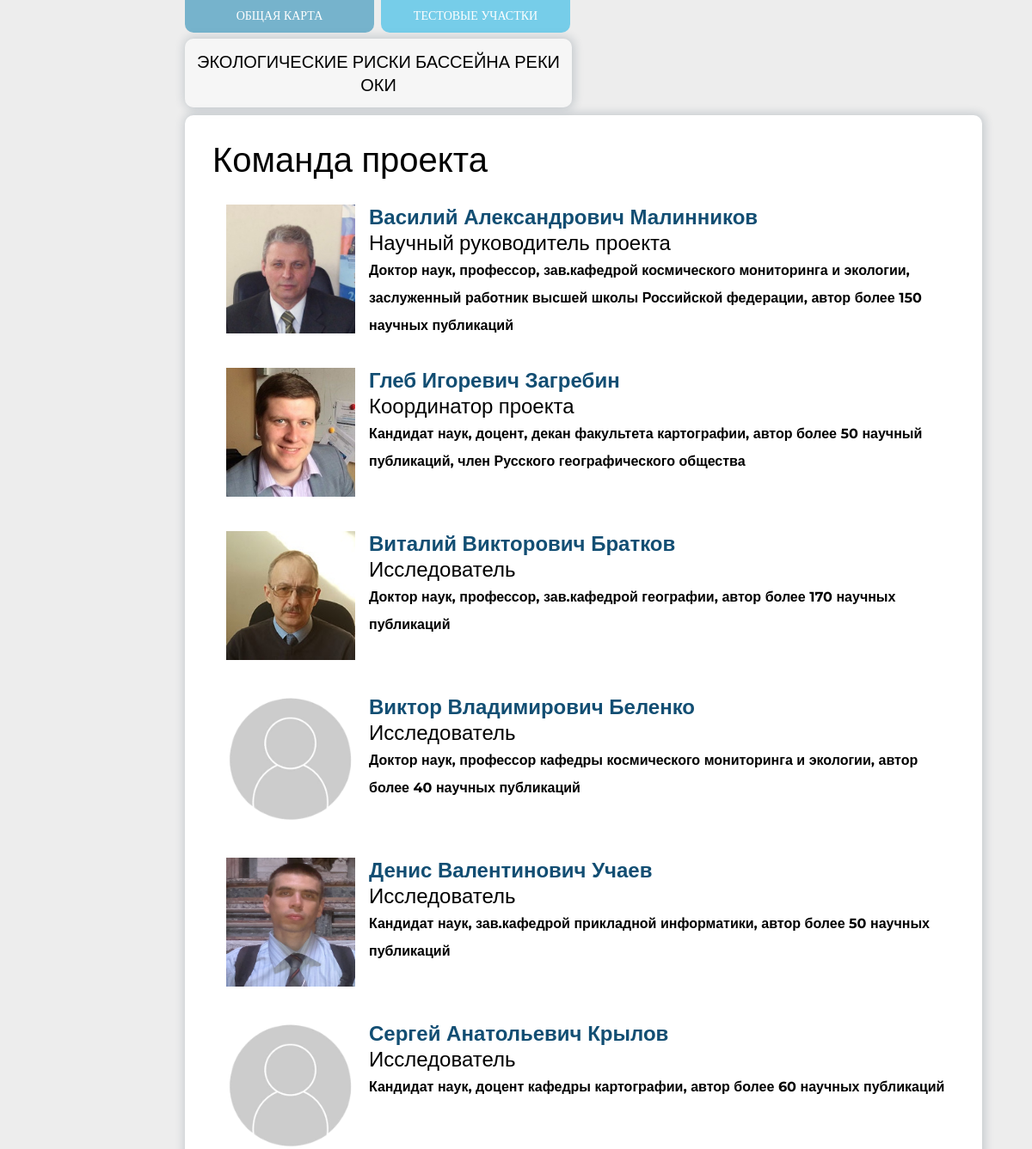
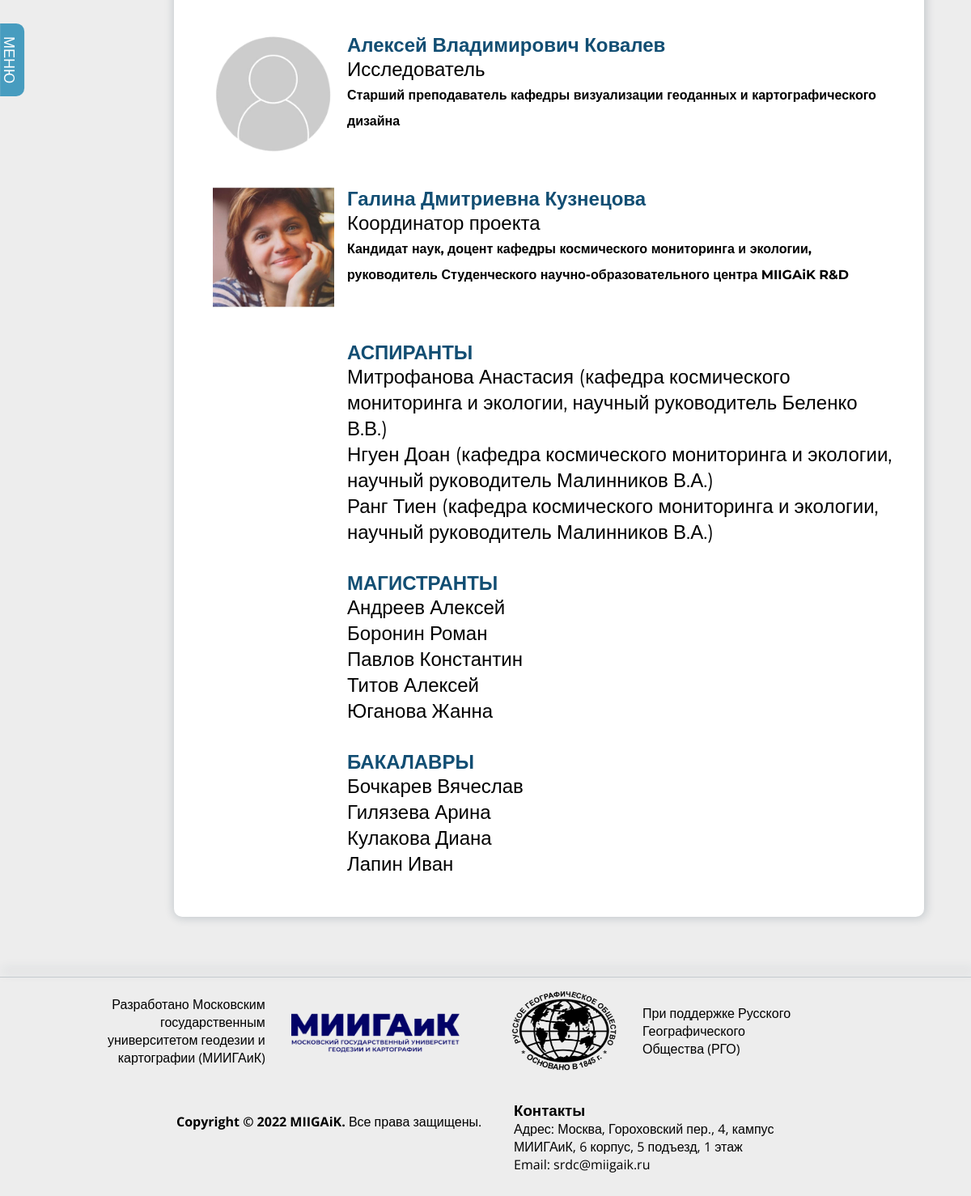
Page /team/ on the committed database (2 pictures, top to bottom).
### main/models.py (models this page shows, shortened)
class Team(models.Model):
    first_name = models.CharField(
        "Имя",
        max_length=32,
        help_text="Имя участника",
        blank=True,
    )
    last_name = models.CharField(
        "Фамилия",
        max_length=32,
        help_text="Фамилия участника",
        blank=True,
    )
    img = models.ImageField(
        "Фото",
        upload_to="contact/",
        help_text="Фото участника",
        blank=True,
        default='contact/default.png'
    )
    role = models.TextField(
        "Роль",
        max_length=4096,
        help_text="Роль участника в проекте",
        blank=True,
    )
    description = models.TextField(
        "Описание",
        max_length=256,
        help_text="Описание участника",
        blank=True,
    )
    class Meta():
        ordering = ['id']
        verbose_name_plural = "Команда проекта"
        verbose_name = "Участника"

### main/views.py (the view)
# urls.py: path('team/', SetView.as_view(), name='team'),
class SetView(View):
    def get(self, request):
        page = request.__dict__['resolver_match'].url_name.capitalize()
        page_class = getattr(sys.modules[__name__], page)
        try:
            return render(request, page + ".html",
                          {"title": page, "heading": page_class._meta.verbose_name_plural, "objects": page_class.objects.all(), "pages": pages()})
        except:
            return HttpResponseNotFound(f'<h1 style="text-align: center;">{page} objects doesn`t exists</h1>')

### main/views.py (called while the page is built)
def pages():
    pages = ["About", "Region", "Results", "Archive"]
    result = {}
    for page in pages:
        page_class = getattr(sys.modules[__name__], page)
        try:
            page_class.objects.get(status=True)
            result[page.lower()] = True
        except:
            result[page.lower()] = False
    return result

### templates/Team.html
 {% extends 'Content.html' %}
{% block child %}
 <div class="team-block">
{% for object in objects %}
  <div class="team-block-member">
    <div>
      <img src="{{object.img.url}} " class="team-block-member__img" alt="" />
    </div>
    <div class="team-block-member-info">
      <div class="team-block-member__heading">
      {{ object.first_name }} {{ object.last_name }}
      </div>
      <div class="team-block-member__sub">{{ object.role|linebreaksbr }}</div>
      <div class="team-block-member__text">
        {{ object.description|linebreaksbr }}
      </div>
    </div>
  </div>
   {% endfor %}
</div>
{% endblock %}

### templates/Content.html (shortened to what this page needs)
{% extends 'Base.html' %}
{% block content %}
{% include "Menu.html" %}
<div class="content-wrapper">
    <div class="content">
      <div class="content-heading">{{heading}}</div>
        {% block child %}
        {% endblock %}
    </div>
</div>
{% include "Footer.html" %}
{% endblock %}

### templates/Base.html (shortened to what this page needs)
{% load static %}
<!DOCTYPE html>
<html>
<head>
    <link rel="stylesheet" href="{% static 'style.css'%}">
</head>
<div id="n_10_Main_screen">
    {% block content%}
    {% endblock %}
</div>
</body>
</html>

### templates/Menu.html (shortened to what this page needs)
{% load static %}
<div class="logo" draggable="false">
    Экологические риски бассейна реки оки
</div>
<div class="top-menu">
    <a href="{% url 'map' %}" style="background-color:rgba(0,122,171,0.5)" class="top-link">
        <div class="top-menu__item">
            <span>Общая карта</span>
        </div>
    </a>
    <a href="{% url 'map' %}" style="background-color: rgba(0,173,229,0.5);" class="top-link">
        <div class="top-menu__item">
            <span>Тестовые участки</span>
        </div>
    </a>
</div>
<div class="menu-block">
    <div class="sidenav">
        <div id="mySidenav" class="elementsSidenav">
            <a href="{% url 'team' %}">
                <div class="sidenavEl">
                    <div class="sidenavElText">Команда</div>
                </div>
            </a>
            <a href="{% url 'update' %}">
                <div class="sidenavEl">
                    <div class="sidenavElText">Обновления</div>
                </div>
            </a>
        </div>
        <div class="btnSidenav">
            <a class="btn" onclick="menuOpen()">
                МЕНЮ
            </a>
        </div>
    </div>

### templates/Footer.html
{% load static %}
    <div class="footer">
        <div style="box-shadow:3px -8px 14px 1px rgba(34, 60, 80, 0.2);  ;width: 100%; height: 1px; background-color: rgba(34, 60, 80, 0.2); margin-top: 1rem; margin-bottom: 1rem;"></div>
        <div class="footer-container">
           <div class="footer__row-left">
               <a href="https://www.miigaik.ru/">
                <img src="{% static '1.png'%}" alt="" srcset="" class="footer__img">
               </a>
                <div class="footer__text">
                    Разработано Московским государственным университетом
                    геодезии и картографии (МИИГАиК)
                </div>
            </div>
            <div class="footer__row-right">
                <a href="https://www.rgo.ru/ru">
                    <img src="{% static 'RGS.png'%}" alt="" srcset="" class="footer__img" style="width:130px">
                </a>
                <div class="footer__text">
                    При поддержке Русского Географического Общества (РГО)
                </div>
            </div>
        </div>
        <div class="footer-container">
             <div class="footer__row-left" style="justify-content:start">
                <div class="footer__copyright">
                    <strong>Copyright © 2022 MIIGAiK.</strong> Все права защищены.
                 </div>
              </div>
              <div class="footer__row-right" style="flex-direction: column;width: calc(50% - 218px);padding-left: 35px;">
                 <div class="footer__contact-heading">
                     <a href="https://www.miigaik.ru/student-research-and-development-center/" style="text-decoration: none;color: #000;"><h3>Контакты</h3></a>
                 </div>
                 <div class="footer__contact-elem">
                     Адрес: Москва, Гороховский пер., 4, кампус МИИГАиК, 6 корпус, 5 подъезд, 1 этаж
                 </div>
                 <div class="footer__contact-elem">
                     Email: srdc@miigaik.ru
                 </div>
              </div>
         </div>
    </div>

### rows in the picture
Team: img (picture), first_name "Василий", last_name "Александрович Малинников", role "Научный руководитель проекта", description "Доктор наук, профессор, зав.кафедрой космического мониторинга и экологии, заслуженный работник высшей школы Российской федерации, автор более 150 научных публикаций"
Team: img (picture), first_name "Глеб", last_name "Игоревич Загребин", role "Координатор проекта", description "Кандидат наук, доцент, декан факультета картографии, автор более 50 научный публикаций, член Русского географического общества"
Team: img (picture), first_name "Виталий", last_name "Викторович Братков", role "Исследователь", description "Доктор наук, профессор, зав.кафедрой географии, автор более 170 научных публикаций"
Team: img (placeholder picture), first_name "Виктор", last_name "Владимирович Беленко", role "Исследователь", description "Доктор наук, профессор кафедры космического мониторинга и экологии, автор более 40 научных публикаций"
Team: img (picture), first_name "Денис", last_name "Валентинович Учаев", role "Исследователь", description "Кандидат наук, зав.кафедрой прикладной информатики, автор более 50 научных публикаций"
Team: img (placeholder picture), first_name "Сергей", last_name "Анатольевич Крылов", role "Исследователь", description "Кандидат наук, доцент кафедры картографии, автор более 60 научных публикаций"
Team: img (placeholder picture), first_name "Алексей", last_name "Владимирович Ковалев", role "Исследователь", description "Старший преподаватель кафедры визуализации геоданных и картографического дизайна"
Team: img (picture), first_name "Галина", last_name "Дмитриевна Кузнецова", role "Координатор проекта", description "Кандидат наук, доцент кафедры космического мониторинга и экологии, руководитель Студенческого научно-образовательного центра MIIGAiK R&D"
Team: img (picture), first_name "АСПИРАНТЫ", role "Митрофанова Анастасия (кафедра космического мониторинга и экологии, научный руководитель Беленко В.В.) Нгуен Доан (кафедра космического мониторинга и экологии, научный руководитель Малинников В.А.) Ранг Тиен (кафедра космического мониторинга и экологии, научный руководитель Малинников В.А.)"
Team: img (picture), first_name "МАГИСТРАНТЫ", role "Андреев Алексей Боронин Роман Павлов Константин Титов Алексей Юганова Жанна"
Team: img (picture), first_name "БАКАЛАВРЫ", role "Бочкарев Вячеслав Гилязева Арина Кулакова Диана Лапин Иван"

### other values in the picture
{{ heading }} "Команда проекта"
